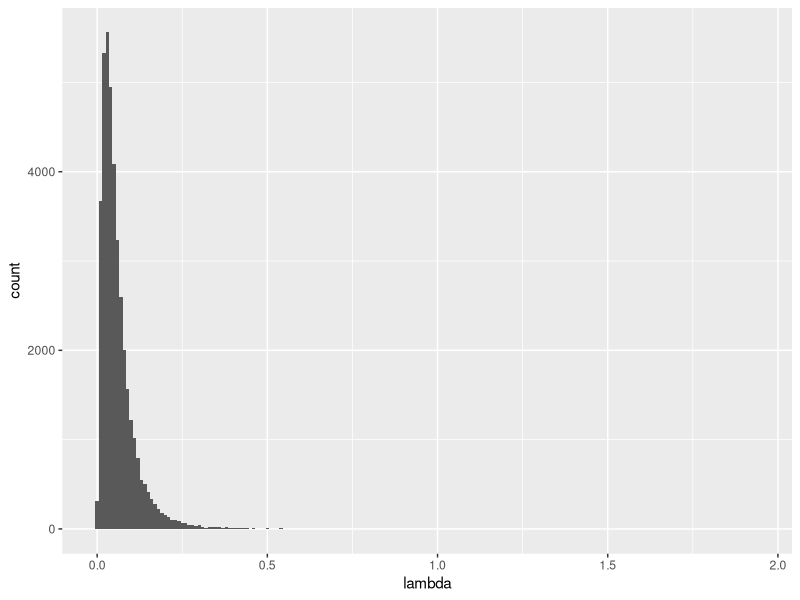
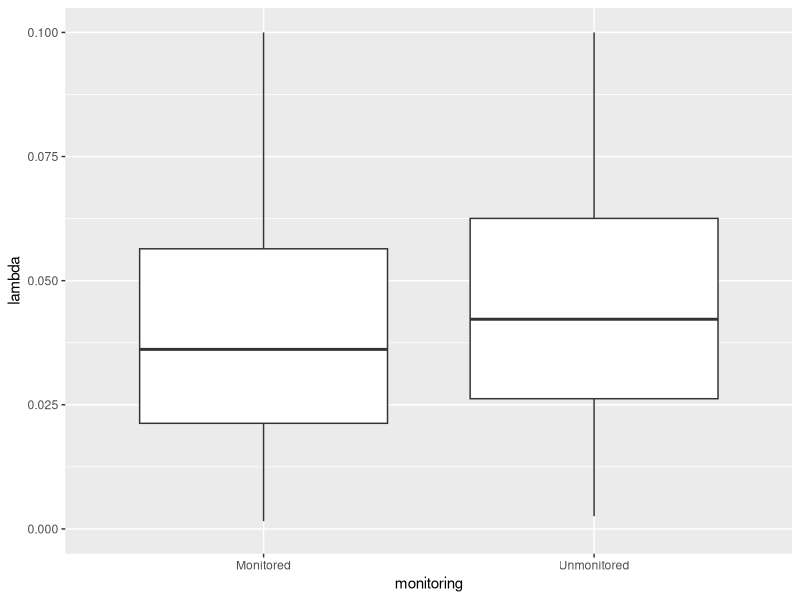
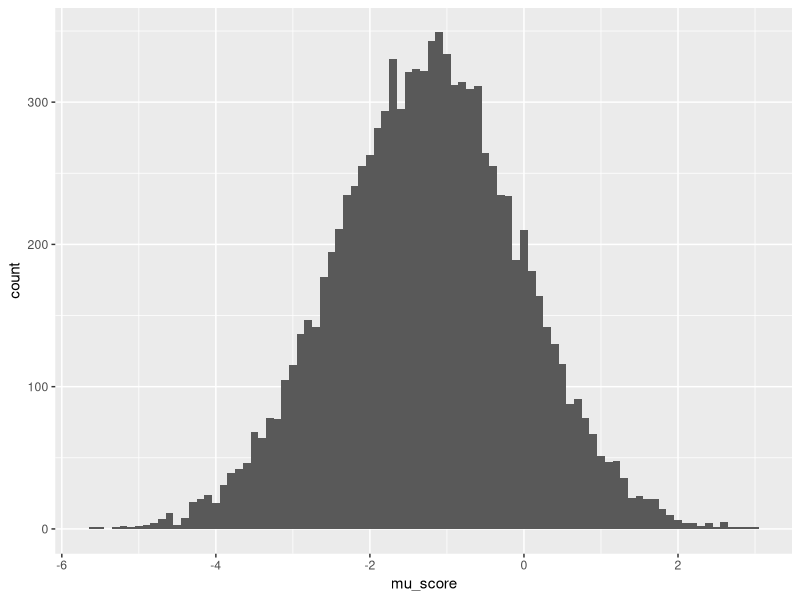
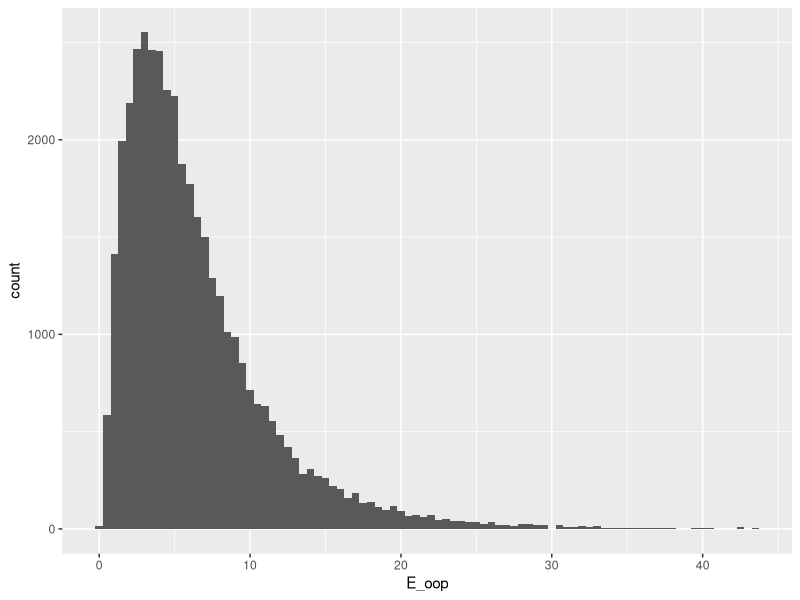
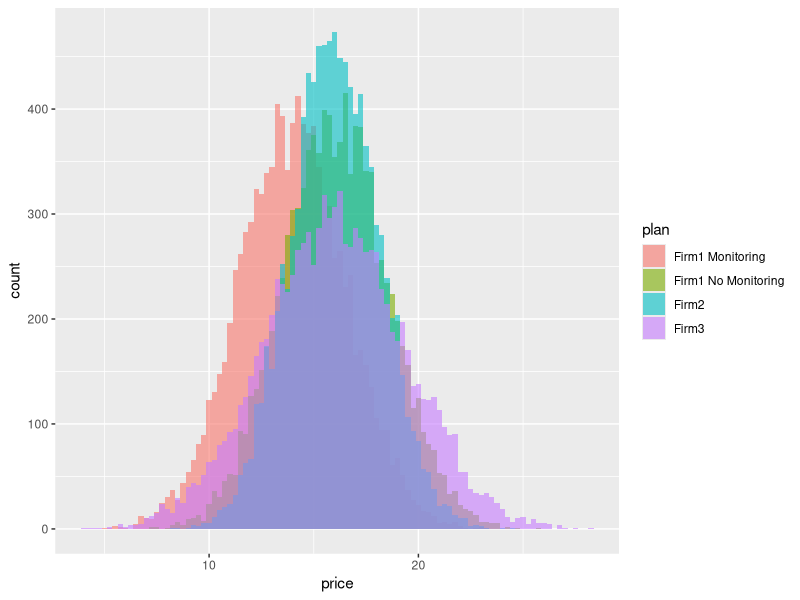
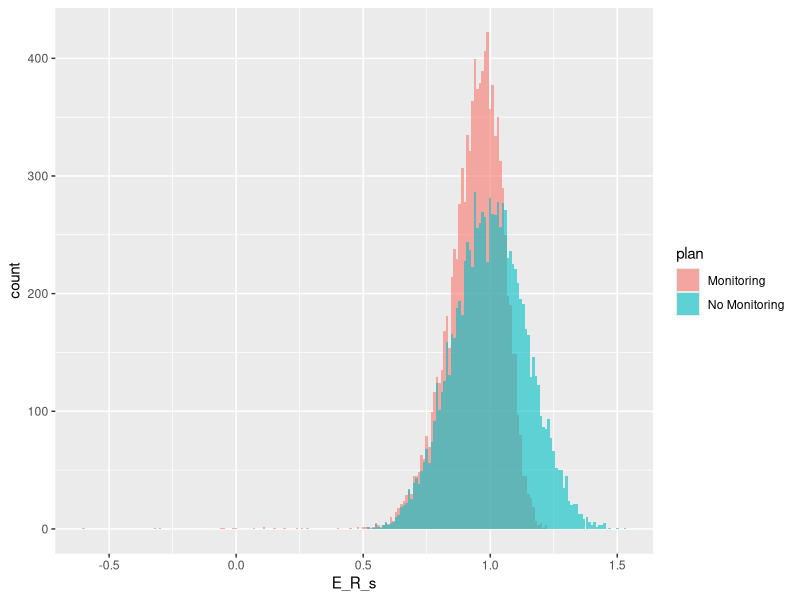
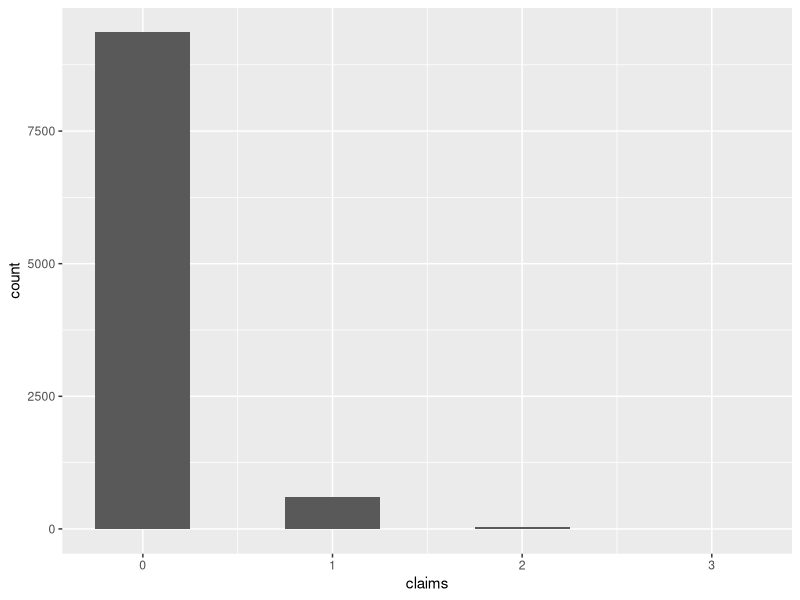
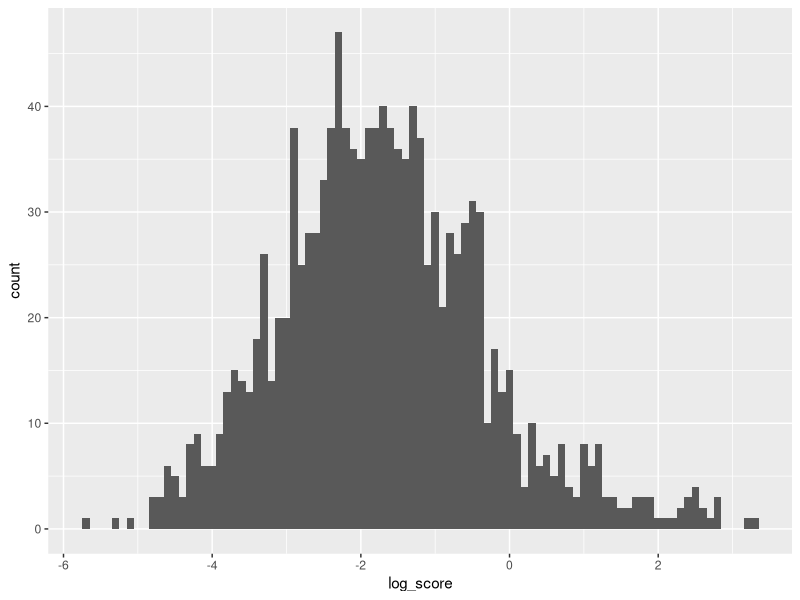

R code for these plots, in order:
## ---- chunk 1
knitr::opts_chunk$set(echo = TRUE, eval = TRUE, cache = FALSE)
library(bookdown)
library(magrittr)
library(tidyverse)
library(MASS)
## ---- chunk 2
rm(list = ls())

N <- 10^4
T <- 1
D <- 4

# set the seed
set.seed(1)

## True Parameters
sigma_lambda <- 0.1
theta_lambda <- c(-3, -0.5, 1, -1, 1, -0.5)

## Covariates
mu_x_t0 <- rep(0, 4)
mu_x_t1 <- rep(0, 4)
sigma_x <- diag(0.25, 4)

X_t0 <- mvrnorm(N, mu_x_t0, sigma_x)
X_t1 <- 0.5*X_t0 + 0.5*mvrnorm(N, mu_x_t1, sigma_x)

X <- X_t0 %>% 
  rbind(X_t0) %>% 
  rbind(X_t1) %>% 
  rbind(X_t1)

colnames(X) <- c(paste("x", 1:4, sep = "_"))

X_lambda <- expand.grid(i = 1:N, m = 0:1, t = 0:1) %>% 
  tibble::as_tibble() %>% 
  cbind(X)

## mu_lambda
mu_lambda <- X_lambda %>% 
  dplyr::mutate(mu_lambda = theta_lambda[1]
                + theta_lambda[2]*x_1 + theta_lambda[3]*x_2
                + theta_lambda[4]*x_3 + theta_lambda[5]*x_4
                + theta_lambda[6]*ifelse(m == 1 & t == 0, 1, 0))

## epsilon_lambda
epsilon_lambda <- expand.grid(i = 1:N) %>% 
  tibble::as_tibble() %>% 
  dplyr::mutate(epsilon_lambda = rnorm(N, 0, sigma_lambda))

## lambda
lambda <- mu_lambda %>% 
  dplyr::left_join(epsilon_lambda, by = c("i")) %>% 
  dplyr::mutate(lambda = exp(mu_lambda + epsilon_lambda))

## ---- chunk 3
## Visualize 
g_lambda <- lambda %>% 
  ggplot(aes(x = lambda)) + 
  geom_histogram(binwidth = 0.01)

plot(g_lambda)
## ---- chunk 4
## Visualize lambda and monitoring opt-in
g_lambda_monitoring <- lambda %>% 
  dplyr::mutate(monitoring = ifelse(m == 1, "Monitored", "Unmonitored")) %>% 
  ggplot(aes(x = monitoring, y = lambda)) + 
  geom_boxplot() + 
  scale_y_continuous(limits=c(0, 0.1))

plot(g_lambda_monitoring)
## ---- chunk 5
## Generate expectations of score
theta_score <- c(-3, -0.5, 2, 1)
sigma_score <- 0.25

score <- lambda %>% 
  dplyr::filter(t == 0, m == 1) %>% 
  dplyr::mutate(mu_score = theta_score[1] + theta_score[2]*log(lambda)
                + theta_score[3]*x_1 + theta_score[4]*x_2,
                E_score = exp(mu_score + sigma_score^2 / 2)) %>% 
  dplyr::select(i, m, t, mu_score, E_score)

## Visualize Score
g_mu_score <- score %>% 
  ggplot(aes(x = mu_score)) + 
  geom_histogram(binwidth = 0.1)

plot(g_mu_score)
## ---- chunk 6
## Expectation of Out-of-Pocket
policy_limit <- 1000
l0 <- 500
a_l <- 2.5

oop <- lambda %>% 
  dplyr::mutate(prob_C1 = lambda * exp(-lambda),
                E_oop = prob_C1 * (l0^(a_l)/(a_l - 1))*policy_limit^(-a_l + 1)) %>% 
  dplyr::select(i, m, t, E_oop)

## Visualize OOP
g_oop <- oop %>% 
  ggplot(aes(x = E_oop)) + 
  geom_histogram(binwidth = 0.5)

plot(g_oop)

## ---- chunk 7

price_par_t0_d1 <- c(15, 3, 2, 3, -2)
price_par_t0_d2 <- c(15, 3, 2, 3, -2)
price_par_t0_d3 <- c(15, 1, 3, 2, -2)
price_par_t0_d4 <- c(15, 4, 5, 1, -2)

price_gen_d <- function(choice_t0, D, price_par_t0){
  output <- choice_t0 %>% 
    dplyr::filter(d == D) %>% 
    dplyr::mutate(price = 
                    price_par_t0[1] +
                    price_par_t0[2]*x_1 + 
                    price_par_t0[3]*x_2 + 
                    price_par_t0[4]*x_3 +
                    price_par_t0[5]*m +
                    rnorm(N, 1, 1)) %>% 
    dplyr::select(i, d, t, m, f, price)
}

## Generate Price
price_gen_t0 <- function(choice_t0,
                         price_par_t0_d1, price_par_t0_d2,
                         price_par_t0_d3, price_par_t0_d4){
  
  price <- price_gen_d(choice_t0, 1, price_par_t0_d1) %>% 
    rbind(price_gen_d(choice_t0, 2, price_par_t0_d2)) %>% 
    rbind(price_gen_d(choice_t0, 3, price_par_t0_d3)) %>% 
    rbind(price_gen_d(choice_t0, 4, price_par_t0_d4))
  
  output <- choice_t0 %>% 
    dplyr::left_join(price, by = c("i", "d", "t", "m", "f"))
  
  return(output) 
}

## Generate Prior Firm

prior_firm_t0 <- expand.grid(i = 1:N) %>% 
  tibble::as_tibble() %>% 
  dplyr::mutate(prior_firm = sample(1:4, size = N, replace = T, prob = c(0, 0.4, 0.35, 0.25)))

## Generate Renewal Price

alpha_m0 <- c(20, 5, 3)
alpha_m1 <- c(20, 5, 3, -2)
beta <- 20

## Generate Inertia

eta_f <- c(5, 1, 2, 2)
xi <- c(1, -2.5)

choice_t0 <- expand.grid(i = 1:N, d = 1:D, t = 0) %>% 
  tibble::as_tibble() %>% 
  dplyr::mutate(m = ifelse(d == 1, 1, 0),
                f = dplyr::case_when(
                  d <= 2 ~ 1,
                  d == 3 ~ 2,
                  d == 4 ~ 3)) %>% 
  dplyr::left_join(lambda, by = c("i", "m", "t")) %>% 
  dplyr::left_join(score, by = c("i", "m", "t")) %>% 
  dplyr::left_join(oop, by = c("i", "m", "t")) %>% 
  price_gen_t0(price_par_t0_d1, price_par_t0_d2, price_par_t0_d3, price_par_t0_d4) %>% 
  dplyr::left_join(prior_firm_t0, by = c("i")) %>% 
  dplyr::mutate(inertia = eta_f[1] + eta_f[2]*x_1 + eta_f[3]*x_2 + eta_f[4]*x_3,
                monitoring_disutility = xi[1] + xi[2]*log(lambda),
                demand_friction = ifelse(d == prior_firm, 0, inertia) + 
                  ifelse(d == 1, monitoring_disutility, 0)) %>% 
  dplyr::mutate(E_R_s = ifelse(m == 0, 
                           (alpha_m0[1] + alpha_m0[2]*x_1 + alpha_m0[3]*x_2) / beta,
                           (alpha_m1[1] + alpha_m1[2]*x_1 + alpha_m1[3]*x_2 + alpha_m1[4]*E_score) / beta),
                E_R_C = 0.98 * exp(-lambda) + 1.2 * (1 - exp(-lambda)),
                E_renewal_price = price * E_R_s * E_R_C) %>% 
  dplyr::mutate(h = - price - demand_friction - E_oop - E_renewal_price)

# draw idiosyncratic shocks
e_t0 <- evd::rgev(dim(choice_t0)[1])

choice_t0 <- cbind(choice_t0, e_t0) %>% 
  dplyr::mutate(u = h + e_t0) %>% 
  dplyr::group_by(i, t) %>% 
  dplyr::mutate(choice = ifelse(u == max(u), 1, 0)) %>% 
  dplyr::ungroup()

summary(choice_t0)

summarize_choice <- choice_t0 %>% 
  dplyr::group_by(d) %>% 
  dplyr::summarise(share = mean(choice))

summarize_choice
## ---- chunk 8
## Visualize Price in t = 0
g_price_t0 <- choice_t0 %>% 
  dplyr::mutate(plan = dplyr::case_when(d == 1 ~ "Firm1 Monitoring",
                                        d == 2 ~ "Firm1 No Monitoring",
                                        d == 3 ~ "Firm2",
                                        d == 4 ~ "Firm3")) %>% 
  ggplot(aes(x = price, fill = plan)) + 
  geom_histogram(position = "identity", alpha = 0.6, binwidth = 0.25)

plot(g_price_t0)

## ---- chunk 9
## Visualize E_R_s in t = 0
g_E_R_s_t0 <- choice_t0 %>% 
  dplyr::filter(f == 1) %>% 
  dplyr::mutate(plan = dplyr::case_when(m == 1 ~ "Monitoring",
                                        m == 0 ~ "No Monitoring")) %>% 
  ggplot(aes(x = E_R_s, fill = plan)) + 
  geom_histogram(position = "identity", alpha = 0.6, binwidth = 0.01)

plot(g_E_R_s_t0)

## ---- chunk 10
## Claims Count
cost_t0 <- choice_t0 %>% 
  dplyr::filter(choice == 1) %>% 
  dplyr::mutate(claims = rpois(N, lambda = lambda))

## Severity
# max_claims <- max(cost_t0$claims)
# 
# claims_mat <- matrix(rep(0, N * max_claims), nrow = N)
# severity <- matrix(l0*runif(N * max_claims)^(-1/a_l), nrow = N)
# 
# colnames(severity) <- paste("sev_", 1:max_claims, sep = "")
# 
# cost_t0 <- cbind(cost_t0, severity)

## Monitoring Score
cost_t0 <- cost_t0 %>% 
  dplyr::mutate(score = rlnorm(N, mu_score, sigma_score),
                score = ifelse(m == 1, score, 1),
                log_score = log(score)) %>% 
  dplyr::select(i, claims, matches("sev."), score, log_score)

## ---- chunk 11
## Visualize realized claims count
g_realized_claims_count <- cost_t0 %>%
  ggplot(aes(x = claims)) + 
  geom_histogram(binwidth = 0.5)

plot(g_realized_claims_count)

## ---- chunk 12
## Visualize realized score
g_realized_score <- cost_t0 %>%
  dplyr::filter(score != 1) %>% 
  ggplot(aes(x = log_score)) + 
  geom_histogram(binwidth = 0.1)

plot(g_realized_score)

## ---- chunk 13
## Prior Choice and Firm
prior_firm_t1 <- choice_t0 %>% 
  dplyr::filter(choice == 1) %>% 
  dplyr::mutate(prior_choice = d * choice,
                prior_firm = f * choice) %>% 
  dplyr::select(i, prior_choice, prior_firm)

### Prior Price
prior_price_t1 <- choice_t0 %>% 
  dplyr::left_join(prior_firm_t1, by = c("i")) %>% 
  dplyr::mutate(prior_price = price,
                flg = dplyr::case_when(prior_choice == 1 & d != 2 ~ 1,
                                       prior_choice > 1 & d != 1 ~ 1,
                                       TRUE ~ 0)) %>% 
  dplyr::filter(flg == 1) %>% 
  dplyr::select(i, f, prior_price) %>% 
  dplyr::arrange(i)

## Choice in t = 1
choice_t1 <- expand.grid(i = 1:N, d = 1:(D - 1), t = 1) %>% 
  tibble::as_tibble() %>% 
  dplyr::mutate(m = 0,
                f = d) %>% 
  dplyr::left_join(prior_firm_t1, by = c("i")) %>% 
  dplyr::left_join(prior_price_t1, by = c("i", "f")) %>% 
  dplyr::left_join(lambda, by = c("i", "m", "t")) %>% 
  dplyr::left_join(oop, by = c("i", "m", "t")) %>% 
  dplyr::left_join(cost_t0, by = c("i")) %>% 
  dplyr::mutate(gamma_alpha = ifelse(m == 0,
                                     alpha_m0[1] + alpha_m0[2]*x_1 + alpha_m0[3]*x_2,
                                     alpha_m1[1] + alpha_m1[2]*x_1 + alpha_m1[3]*x_2 + alpha_m1[4]*score)) %>% 
  dplyr::mutate(R_s = rgamma(N * (D - 1), gamma_alpha, beta),
                R_C = ifelse(claims == 0, 0.98, 1.2),
                price = prior_price * R_s * R_C) %>% 
  dplyr::mutate(inertia = eta_f[1] + eta_f[2]*x_1 + eta_f[3]*x_2 + eta_f[4]*x_3,
                demand_friction = ifelse(d == prior_firm, 0, inertia)) %>%   
  dplyr::mutate(E_R_s = ifelse(m == 0, 
                           (alpha_m0[1] + alpha_m0[2]*x_1 + alpha_m0[3]*x_2) / beta,
                           (alpha_m1[1] + alpha_m1[2]*x_1 + alpha_m1[3]*x_2 + alpha_m1[4]*E_score) / beta),
                E_R_C = 0.98 * exp(-lambda) + 1.2 * (1 - exp(-lambda)),
                E_renewal_price = price * E_R_s * E_R_C) %>% 
  dplyr::mutate(h = - price - demand_friction - E_oop - E_renewal_price) %>% 
  dplyr::arrange(i)

# draw idiosyncratic shocks
e_t1 <- evd::rgev(dim(choice_t1)[1])

choice_t1 <- cbind(choice_t1, e_t1) %>% 
  dplyr::mutate(u = h + e_t1) %>% 
  dplyr::group_by(i, t) %>% 
  dplyr::mutate(choice = ifelse(u == max(u), 1, 0)) %>% 
  dplyr::ungroup()

summary(choice_t1)

summarize_choice_t1 <- choice_t1 %>% 
  dplyr::group_by(d) %>% 
  dplyr::summarise(share = mean(choice))

summarize_choice_t1
## ---- chunk 14
## Visualize Price in t = 1
g_price_t1 <- choice_t1 %>% 
  dplyr::mutate(plan = dplyr::case_when(d == 1 ~ "Firm1",
                                        d == 2 ~ "Firm2",
                                        d == 3 ~ "Firm3"),
                prior_plan = dplyr::case_when(prior_choice == 1 ~ "Firm1 Monitoring",
                                              prior_choice == 2 ~ "Firm1 No Monitoring",
                                              prior_choice == 3 ~ "Firm2",
                                              prior_choice == 4 ~ "Firm3")) %>% 
  ggplot(aes(x = price, fill = prior_plan)) + 
  geom_histogram(position = "identity", alpha = 0.6, binwidth = 0.25)

plot(g_price_t1)

## ---- chunk 15
## Visualize Realized R_s in t = 1
g_R_s_t1 <- choice_t1 %>% 
  dplyr::mutate(plan = dplyr::case_when(d == 1 ~ "Firm1",
                                        d == 2 ~ "Firm2",
                                        d == 3 ~ "Firm3"),
                prior_plan = dplyr::case_when(prior_choice == 1 ~ "Firm1 Monitoring",
                                              prior_choice == 2 ~ "Firm1 No Monitoring",
                                              prior_choice == 3 ~ "Firm2",
                                              prior_choice == 4 ~ "Firm3")) %>% 
  ggplot(aes(x = R_s, fill = prior_plan)) + 
  geom_histogram(position = "identity", alpha = 0.4, binwidth = 0.01)

plot(g_R_s_t1)

## ---- chunk 16

df_t0 <- choice_t0 %>% 
  dplyr::select(i, d, t, m, f, x_1, x_2, x_3, x_4, price, prior_firm, choice)
df_t1 <- choice_t1 %>% 
  dplyr::select(i, d, t, m, f, x_1, x_2, x_3, x_4, price, prior_firm, choice)

df <- rbind(df_t0, df_t1) %>% 
  dplyr::arrange(t, i, d)

## ---- chunk 17
cost_par <- rep(0, 7)
cost_par[1:6] <- theta_lambda
cost_par[7] <- sigma_lambda
cost_par[8:11] <- theta_score
cost_par[12] <- sigma_score
cost_par[13] <- l0
cost_par[14] <- a_l

theta <- rep(0, 6)
theta[1:4] <- eta_f
theta[5:6] <- xi
theta[7:9] <- alpha_m0
theta[10:13] <- alpha_m1
theta[14] <- beta

## Generate Lambda

gen_lambda <- function(df, cost_par, R){
  # Parameters
  theta_lambda <- cost_par[1:6]
  sigma_lambda <- cost_par[7]
  
  # Generate mu_lambda
  output <- df %>% 
    dplyr::mutate(mu_lambda = theta_lambda[1]
                  + theta_lambda[2]*x_1 + theta_lambda[3]*x_2
                  + theta_lambda[4]*x_3 + theta_lambda[5]*x_4
                  + theta_lambda[6]*ifelse(m == 1 & t == 0, 1, 0))
  
  # Generate epsilon_lambda (draw R times)
  epsilon_lambda <- matrix(rnorm(N * R, 0, sigma_lambda), nrow = N)
  colnames(epsilon_lambda) <- c(paste("lambda", 1:R, sep = "_"))
  
  epsilon_lambda <- data.frame(expand_grid(i = 1:N), epsilon_lambda) %>% 
    tibble::as_tibble()

  ## lambda
  output <- output %>%
    dplyr::left_join(epsilon_lambda, by = c("i")) %>%
    dplyr::mutate_at(.vars = vars(starts_with("lambda")),
                     .funs = ~ exp(mu_lambda + .)) %>% 
    dplyr::select(-mu_lambda)
 
  return(output)
}

# Generate Choice Probability

gen_choice_probability <- function(df, theta, cost_par, R){
  # Parameters
  eta_f <- theta[1:4]
  xi <- theta[5:6]
  alpha_m0 <- theta[7:9]
  alpha_m1 <- theta[10:13]
  beta <- theta[14]
  
  # Cost Parameters
  theta_score <- cost_par[8:11]
  sigma_score <- cost_par[12]
  l0 <- cost_par[13]
  a_l <- cost_par[14]
  
  # Generate lambda
  lambda <- gen_lambda(df, cost_par, R)
  
  # Price
  price <- df$price * matrix(rep(1, dim(df)[1] * R), nrow = dim(df)[1])
  colnames(price) <- c(paste("price", 1:R, sep = "_"))
  
  price <- data.frame(price) %>% 
    tibble::as_tibble()  
  
  # Generate epsilon_lambda (draw R times)
  epsilon_lambda <- matrix(rnorm(N * R, 0, sigma_lambda), nrow = N)
  colnames(epsilon_lambda) <- c(paste("lambda", 1:R, sep = "_"))
  
  epsilon_lambda <- data.frame(expand_grid(i = 1:N), epsilon_lambda) %>% 
    tibble::as_tibble()  
    
  # Generate Demand Friction
  demand_friction <- lambda %>% 
    dplyr::mutate_at(vars(starts_with("lambda")),
                     funs(ifelse(d == prior_firm, 
                                 0,  
                                 eta_f[1] + eta_f[2]*x_1 + eta_f[3]*x_2 + eta_f[4]*x_3) 
                          + ifelse(d == 1 & t == 0, 
                                   xi[1] + xi[2]*log(.), 
                                   0))) %>% 
    dplyr::rename_with(\(x) str_replace(x, "lambda", "demand_friction"), 
                       starts_with("lambda")) %>% 
    dplyr::select(matches("demand_friction"))
  
  # Generate E_score
  E_score <- lambda %>% 
    dplyr::mutate_at(vars(starts_with("lambda")),
                     funs(ifelse(t == 0 & m == 1,
                                 exp(theta_score[1] + theta_score[2]*log(.)
                                     + theta_score[3]*x_1 + theta_score[4]*x_2
                                     + sigma_score^2 / 2),
                                 0))) %>% 
    dplyr::rename_with(\(x) str_replace(x, "lambda", "E_score"), 
                       starts_with("lambda"))
  
  # Generate E_oop
  E_oop <- lambda %>% 
    dplyr::mutate_at(vars(starts_with("lambda")),
                     funs(.*exp(-.)*(l0^(a_l)/(a_l - 1))*policy_limit^(-a_l + 1))) %>% 
    dplyr::rename_with(\(x) str_replace(x, "lambda", "E_oop"), 
                       starts_with("lambda")) %>% 
    dplyr::select(matches("E_oop"))

  # Generate E_R_s
  E_R_s <- E_score %>% 
    dplyr::mutate_at(vars(starts_with("E_score")),
                     funs(ifelse(t == 0 & m == 1,
                                 (alpha_m1[1] + alpha_m1[2]*x_1 + alpha_m1[3]*x_2 + alpha_m1[4]*.) / beta,
                                 (alpha_m0[1] + alpha_m0[2]*x_1 + alpha_m0[3]*x_2) / beta))) %>% 
    dplyr::rename_with(\(x) str_replace(x, "E_score", "E_R_s"), 
                       starts_with("E_score")) %>% 
    dplyr::select(matches("E_R_s"))

  # Generate E_R_C
  E_R_C <- lambda %>% 
    dplyr::mutate_at(vars(starts_with("lambda")),
                     funs(0.98 * exp(-.) + 1.2 * (1 - exp(-.)))) %>% 
    dplyr::rename_with(\(x) str_replace(x, "lambda", "E_R_C"), 
                       starts_with("lambda")) %>% 
    dplyr::select(matches("E_R_C"))
  
  # Calculate E_h
  E_h <- - price - demand_friction - E_oop - E_R_s * E_R_C * price
  E_h <- E_h %>% 
    dplyr::rename_with(\(x) str_replace(x, "price", "E_h"), 
                       starts_with("price"))
  
  # Calculate v
  ## Note that now we ignore the second term of v and thus v = E_h
  v <- E_h  %>% 
    dplyr::rename_with(\(x) str_replace(x, "E_h", "v"), 
                       starts_with("E_h"))
  
  ## Calculate Choice Probability
  choice_probability <- df %>% 
    dplyr::bind_cols(v) %>% 
    dplyr::group_by(i, t) %>% 
    dplyr::mutate_at(vars(starts_with("v")),
                     funs(exp(.) / sum(exp(.)))) %>% 
    dplyr::ungroup() %>% 
    dplyr::rename_with(\(x) str_replace(x, "v", "choice_probability"), 
                       starts_with("v"))
  
  output <- choice_probability
  return(output)
}

tmp <- gen_lambda(df, cost_par, 50)
tmp3 <- gen_choice_probability(df, theta, cost_par, 50)

# tmp2 <- gen_choice_probability(df, theta, cost_par, 50)
